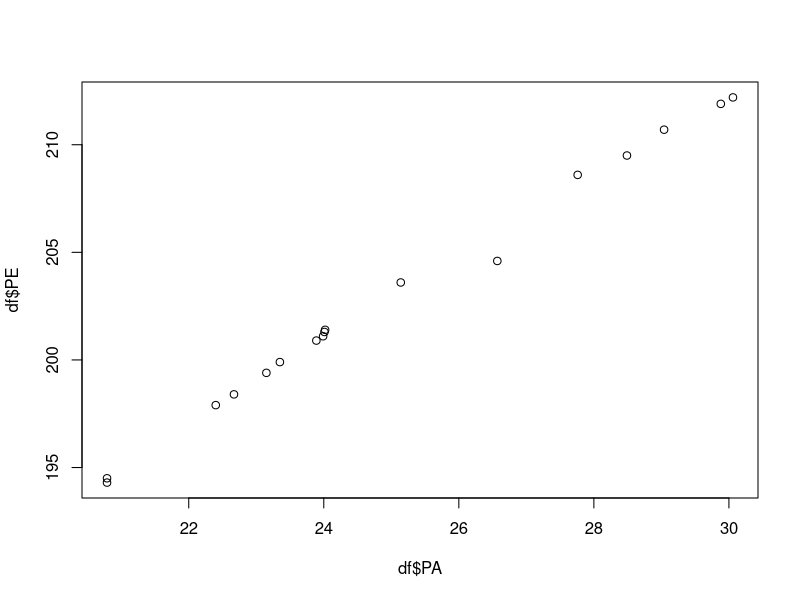
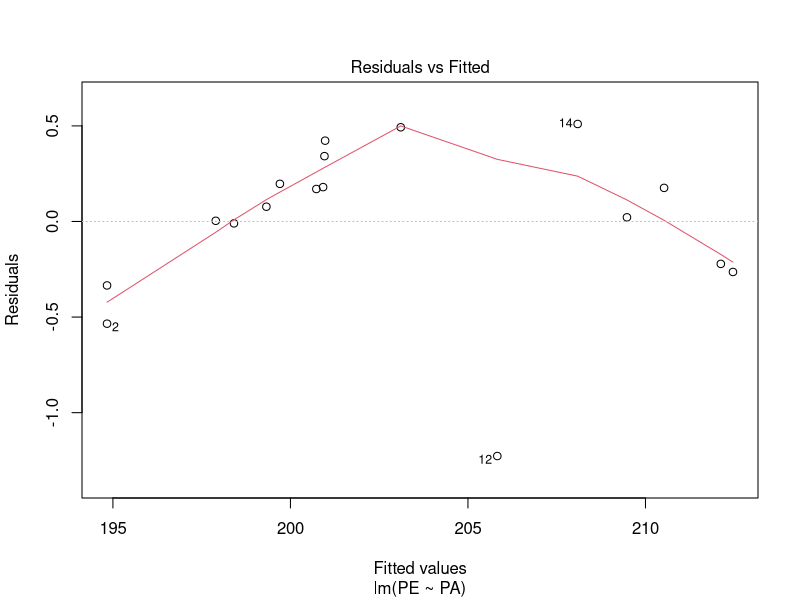
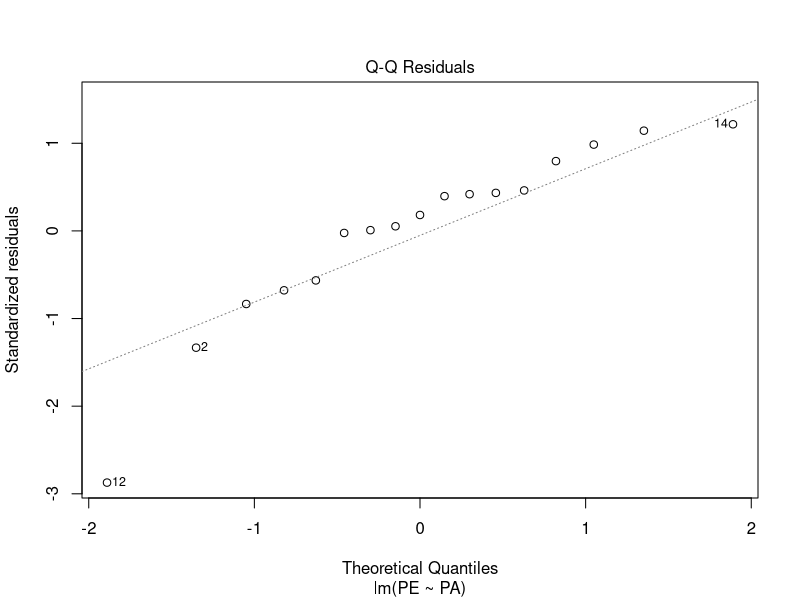
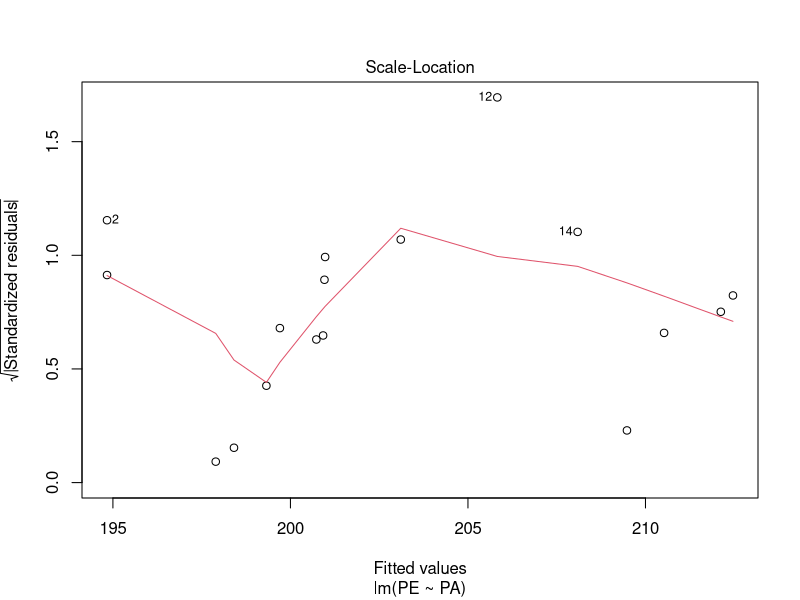
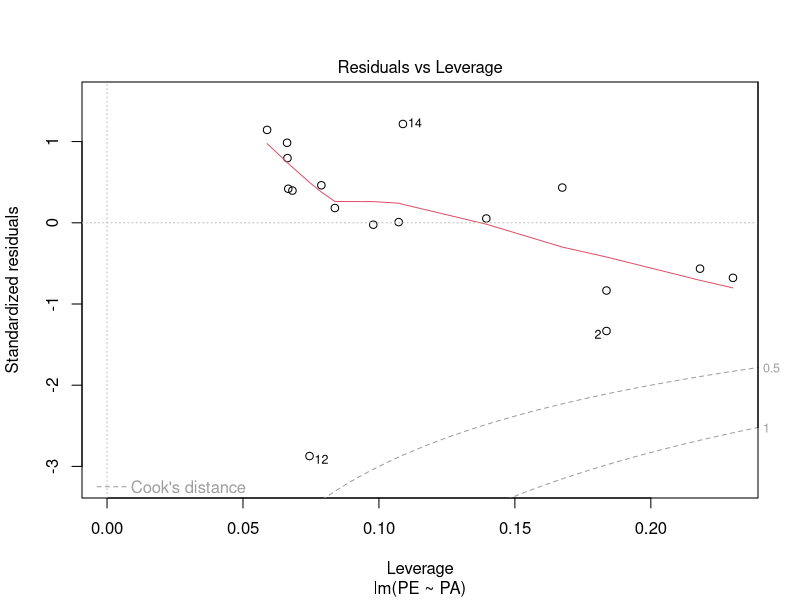
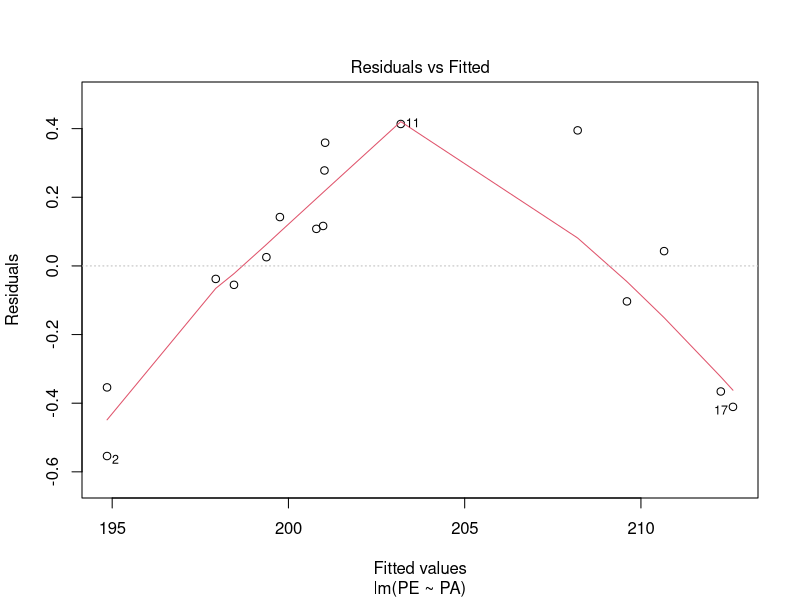
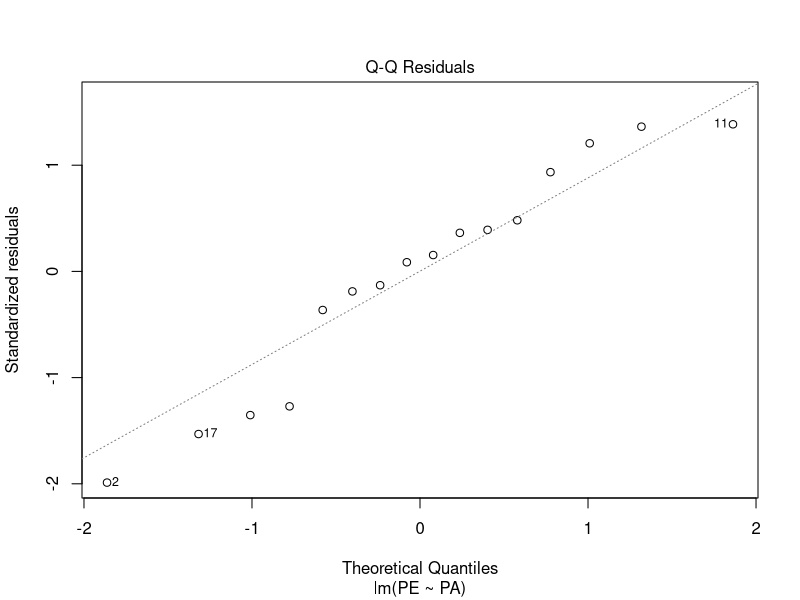
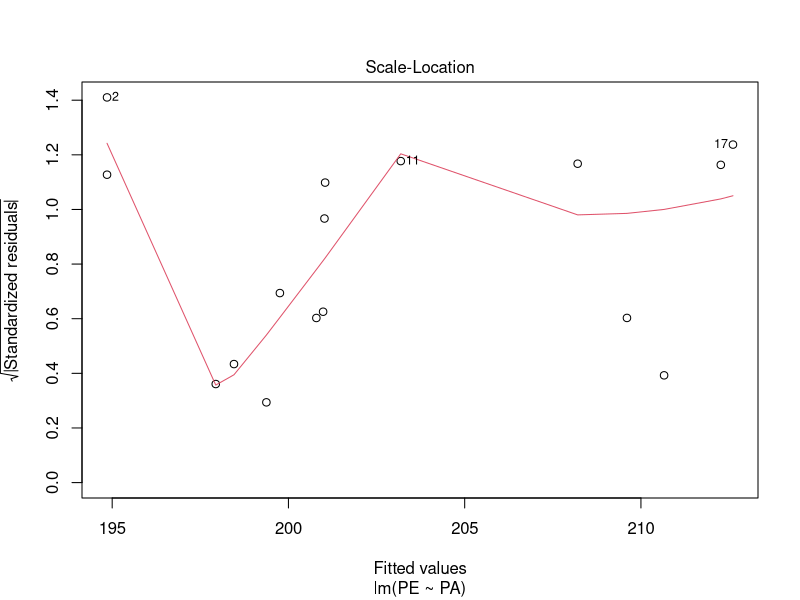

These charts were generated, in order, by the following R code: (Note: this script raises an error after producing the figures.)
setwd("~/Git/iecd")
df <- read.csv("1-2.csv")
plot(df$PA, df$PE)
library(tidyverse)
library(broom)
# attach(df)
lin <- lm(PE ~ PA, df)
summary(lin)
broom::glance(lin)
tidy(lin)
plot(lin)

lin2 <- lm(PE ~ PA, df[-12,])
summary(lin2)
glance(lin2)
tidy(lin2)
plot(lin2)

T0 <- 212
P0 <- 29.92123
df["invPEc"] <- df$PE^-1 - 1 / T0
df["lnPAc"] <- log(df$PA) - log(P0)

fis <- lm(invPEc ~ lnPAc + 0, df)
summary(fis)
glance(fis)
tidy(fis)
plot(fis)
  
fis2 <- lm(invPEc ~ lnPAc + 0, df[-12,])
summary(fis2)
glance(fis2)
tidy(fis2)
plot(fis2)

inHg_a_Pa <- function(x) {x*3386.39}
fahrenheit_a_kelvin <- function(x) { (x - 32)*5/9 + 273.15 }
P0 <- 101325 # Pa, presión atmosférica de referencia
T0 <- 373.15 # K, temperatura de ebulicion del agua a P0
df["PE_K"] <- fahrenheit_a_kelvin(df$PE)
df["PA_Pa"] <- inHg_a_Pa(df$PA)
df["invPE_Kc"] <- df$PE_K^-1 - 1 / T0
df["lnPA_Pac"] <- log(df$PA_Pa) - log(P0)

fis3 <- lm(invPE_Kc ~ lnPA_Pac + 0, df[-12,])
summary(fis3)
glance(fis3)
tidy(fis3)
plot(fis3)


  library(ggplot2)
df["invPE"] <- df$PE^-1
df["lnPA"] <- log(df$PA)
m2 <- lm(invPE ~ lnPA, df)
summary(m2)
linbis <- lm(PE ~ PA, df[-12,])
summary(linbis)
m2bis <- lm(invPE ~ lnPA, df[-12,])
summary(m2bis)
r1bis <- df$PE - predict(linbis, df)
r2bis <- df$PE - 1 / predict(m2bis, df)
plot(df$PA, r2bis, col="green")
points(df$PA, r1bis)


library(tidyverse)

inHg_a_Pa <- function(x) {x*3386.39}
fahrenheit_a_kelvin <- function(x) { (x - 32)*5/9 + 273.15 }
P0 <- 101325 # Pa, presión atmosférica de referencia
T0 <- 373.15 # K, temperatura de ebulicion del agua a P0
# T0 <- 212
# P0 <- 29.92123
R <- 8.3145 # J/(K*mol), constante de los gases ideales
L <- 2256000 # kJ/kg, entalpia de vaporizacion del agua
mH2O <- 0.018 # kg/mol, masa del agua
Lmol <- L * mH2O
P0 <- 101325 # Pa, presión atmosférica de referencia
T0 <- 373.15 # K, temperatura de ebulicion del agua a P0
b <- R*log(P0)/Lmol+1/T0
m <- -R/(Lmol)

df2 <- read_csv("1-2.csv")

df2 <- df2 %>%
  mutate(
    id = seq_along(PA),
    PE = fahrenheit_a_kelvin(PE),
    PA = inHg_a_Pa(PA),
    invPE = 1/PE,
    lnPA = log(PA),
    invPEc = invPE - 1 / T0,
    lnPAc = lnPA - log(P0)) 

modelos <- list(
  lineal = PE ~ PA,
  fisico = invPE ~ lnPA,
  fis_cen = invPEc ~ lnPAc + 0)

datos <- list(
  "con outlier" = df2,
  "sin outlier" = df2[-12,])
resumen <- crossing(modelos, datos) %>%
  mutate(
    nombre_modelo = c(rep("lineal", 2), rep("fisico", 2), rep("fis_cen", 2)),
    outliers = rep(c("con outlier", "sin outlier"), 3),
    llamada_lm = map2(modelos, datos, lm),
    resumen = map(llamada_lm, broom::glance),
    # b = map(llamada_lm, "coefficients") %>% map_dbl(1),
    # m = map(llamada_lm, "coefficients") %>% map_dbl(2),
    R2_ajustado = map_dbl(resumen, "adj.r.squared") %>% signif(4),
    p_valor = map_dbl(resumen, "p.value") %>% signif(4),
    fstat = map_dbl(resumen, "statistic") %>% signif(4))

resumen %>%
  select(nombre_modelo, outliers, R2_ajustado, p_valor, fstat) %>%
  knitr::kable(digits=30)

predicciones <- resumen %>%
  mutate(
    ajuste = map(llamada_lm, augment),
    PA = map(datos, "PA"),
    PE = map(datos, "PE"),
    PEhat = map(ajuste, ".fitted")) %>%
  select(nombre_modelo, outliers, PA, PE, PEhat) %>%
  unnest(c(PA, PE, PEhat)) %>%
  mutate(
    PEhat = ifelse(nombre_modelo=="fisico", 1/PEhat, PEhat),
    PEhat = ifelse(nombre_modelo=="fis_cen", 1/(PEhat + 1 / T0), PEhat),
    resid = PE - PEhat)

predicciones %>%
  ggplot(aes(PA, resid)) +
  geom_point() +
  facet_grid(outliers ~ nombre_modelo, scales = "free")

blin <- filter(resumen, outliers=="sin outlier", nombre_modelo=="lineal")$b
mlin <- filter(resumen, outliers=="sin outlier", nombre_modelo=="lineal")$m
bfis <- filter(resumen, outliers=="sin outlier", nombre_modelo=="fisico")$b
mfis <- filter(resumen, outliers=="sin outlier", nombre_modelo=="fisico")$m



range(df2$PA)

tibble(
  PA = seq(P0/3, 1.5*P0, 100),
  # PA = seq(5, 50, 0.1),
  lineal = blin + mlin * PA,
  fisico = 1/(bfis + mfis * log(PA))) %>%
  gather(modelo, PE, -PA) %>%
  ggplot(aes(PA, PE, color = modelo)) +
  geom_line() +
  geom_point(data = df2, inherit.aes = F, mapping = aes(PA, PE), shape = "x", size = 2)

T0 <- 212
P0 <- 29.92123

df2["Y"] <- df2$invPE - 1 / T0
df2["X"] <- df2$lnPA - log(P0)

fis2 <- lm(invPEc ~ lnPAc + 0, df2[-12,])
glance(fis2)
tidy(fis2)
plot(fis2)

augment(fis2)
